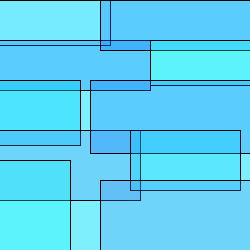
Frame 1 (no input)
Frame 60 (the mouse pressed at the canvas centre just before this capture): identical to frame 1, image omitted
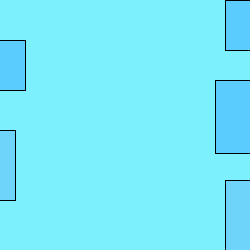
Frame 120 (the mouse held since frame 60 and released just before this capture)

The Processing sketch that drew these frames (run headless with seeded random() and noise(); from frame 60 on, the mouse is pressed at the canvas centre):

// Processing sketch: processing_18730
// ── processing_18730.pde

void setup () {
  size (250, 250);
  background (69,187,255);
}
void draw () {
  fill(69,187,255,30);
  stroke(0);
  background(125,240,254);
  
  // left side
  rect(-20 - (mouseX - 10), 0, 120, 45);
  fill(0,108,255,70);
  rect(-20 - mouseX, 40, 170, 50);
  fill(0,210,255,100);
  rect (-20 - mouseX, 80, 100, 65);
   fill(69,140,240,70);
  rect(-20 - mouseX, 130, 160, 70);
   fill(0,255,252,70);
  rect(-20 - mouseX, 160, 90, 100);
   
  // right side
  fill(0,108,255,70);
  stroke(0);
  rect(100 + mouseX, 0, 150, 50);
 fill(0,255,252,70);
  rect(150 + mouseX, 40, 100, 45);
  fill(0,108,255,70);
  rect (90 + mouseX, 80, 170, 73);
   fill(0,210,255,70);
  rect(130 + mouseX, 130, 110, 60);
   fill(69,140,240,70);
  rect(100 + mouseX, 180, 230, 100); 
}
